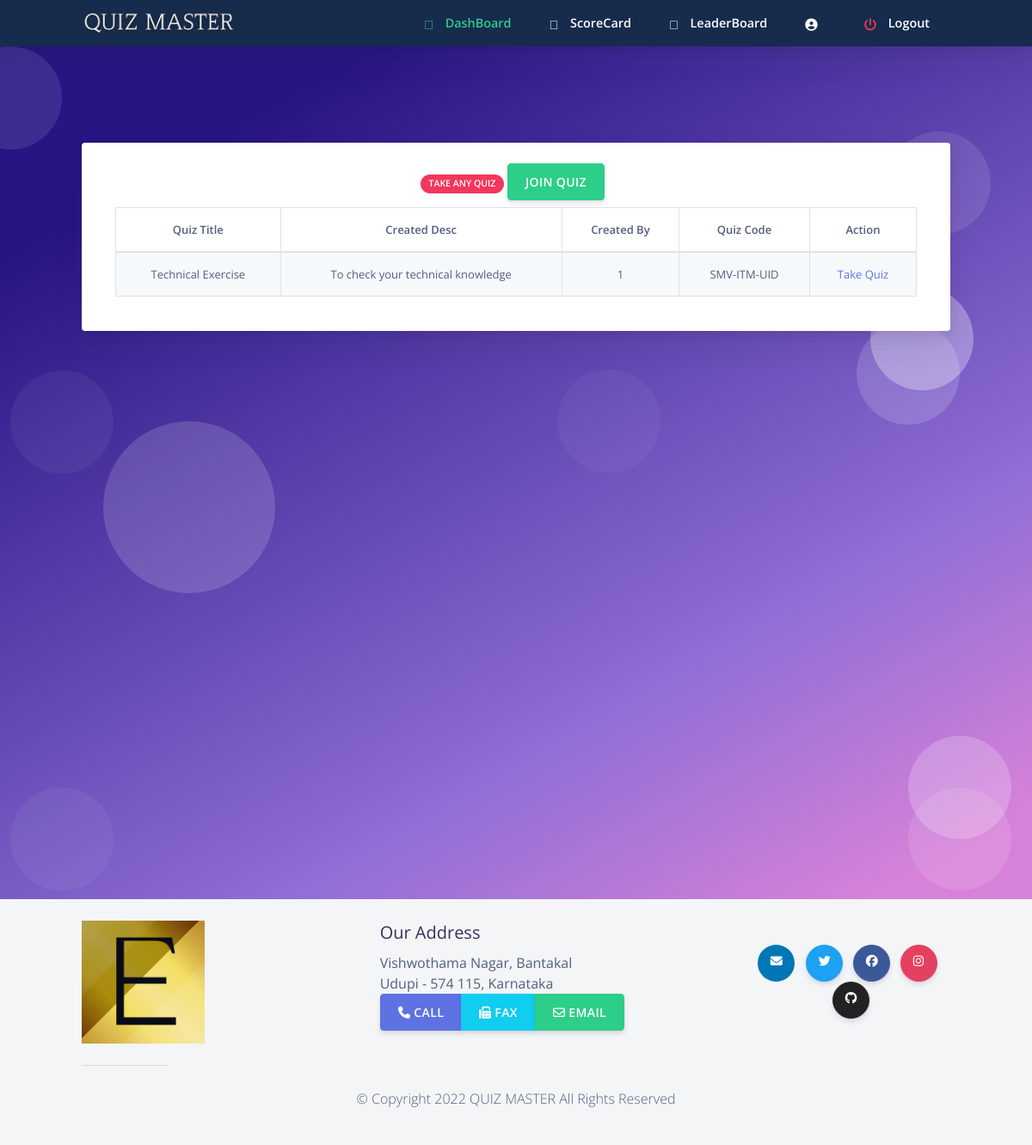
/student/home.php, run on the app's committed database.
### tables this page shows
CREATE TABLE `quiz` (
  `quizID` int(11) NOT NULL,
  `InstructorID` int(11) NOT NULL,
  `quizName` varchar(255) NOT NULL,
  `dateOpen` datetime NOT NULL,
  `dateClose` datetime NOT NULL,
  `quizDescription` varchar(255) NOT NULL,
  `quizCode` varchar(255) NOT NULL,
  `classAverage` float NOT NULL,
  `numStudents` int(4) NOT NULL
);

### student/home.php (the view, shortened to what this page needs)
<html>
<?php require ("header.php");?>
<?php
require_once 'sql.php';
$SID = $_SESSION['studentID'];
 $sql = "SELECT * FROM student where studentID = '{$SID}'";
 $res = mysqli_query($conn,$sql);
    if ($res == true) {
        global $sname;
    }
?>
  <body class="bg-white" id="top">
    <nav
      id="navbar-main"
      class="
        navbar navbar-main navbar-expand-lg
        bg-default
        navbar-light
        position-sticky
        top-0
        shadow
        py-0
      "
    >
      <div class="container">
        <ul class="navbar-nav navbar-nav-hover align-items-lg-center">
          <li class="nav-item dropdown">
            <a href="index.php" class="navbar-brand mr-lg-5 text-white">
                               <img src="../assets/img/navbar.png" />
            </a>
          </li>
        </ul>
        <div class="navbar-collapse collapse bg-default" id="navbar_global">
          <ul class="navbar-nav align-items-lg-center ml-auto">
				 <li class="nav-item">
              <a href="home.php" class="nav-link">
                <span class="text-success nav-link-inner--text font-weight-bold"
                  ><i class="text-success fad fa-home"></i> DashBoard</span
                >
              </a>
            </li>
			 <li class="nav-item">
              <a href="scorecard.php" class="nav-link">
                <span class="text-white nav-link-inner--text font-weight-bold"
                  ><i class="text-white fad fa-poll"></i> ScoreCard</span
                >
              </a>
            </li>
			 <li class="nav-item">
              <a href="leaderboard.php" class="nav-link">
                <span class="text-white nav-link-inner--text font-weight-bold"
                  ><i class="text-white fad fa-award"></i> LeaderBoard</span
                >
              </a>
            </li>
			 <li class="nav-item">
              <a href="profile.php" class="nav-link">
                <span class="text-white nav-link-inner--text font-weight-bold"
                  ><i class="text-white fas fa-user-circle"></i> <?php echo $sname ?></span
                >
              </a>
            </li>
		   <li class="nav-item">
              <a href="logout.php" class="nav-link">
                <span class="text-white nav-link-inner--text font-weight-bold"
                  ><i class="text-danger fas fa-power-off"></i> Logout</span
                >
              </a>
            </li>
          </ul>
        </div>
      </div>
    </nav>
  <section class="section section-shaped section-lg">
    <div class="shape shape-style-1 shape-primary">
      <span></span>
      <span></span>
      <span></span>
      <span></span>
      <span></span>
      <span></span>
      <span></span>
      <span></span>
      <span></span>
      <span></span>
    </div>
<div class="container">
<div class="row">
            <div class="col-sm-12 mb-3">
              <div class="card card-body bg-gradient-white text-white mt-3">
			  <div class="col-12 mx-auto text-center ">
            <span class="badge badge-danger badge-pill mb-3">Take any Quiz</span>
					  <a href="quiz-code.php" type ="btn " class="mb-1 btn btn-success pull-right">Join Quiz</a>
		  <?php
            $sql ="select *  from quiz";
            $res=mysqli_query($conn,$sql);
            if($res)
            {
                echo "<div class=\"table-responsive\" >
				<table class=\" table table-striped table-hover table-bordered text-center \">
				<thead class=\" font-weight-bold \">
				<tr>
				<td>Quiz Title</td>
				<td>Created Desc</td>
				<td>Created By</td>
				<td>Quiz Code</td>
				<td>Action</td>
				</tr>
				</thead>";
                while ($row = mysqli_fetch_assoc($res)) {
                    echo "<tr><td>".$row["quizName"]."</td>
					<td>".$row["quizDescription"]."</td>
					<td>".$row["InstructorID"]."</td>
					<td>".$row["quizCode"]."</td>
					<td><a id=\"tq\" href='findQuiz.php?code=".$row['quizCode']."'>Take Quiz</a></td></tr>";
                }
                echo "</table></div>";
            }
            ?>
          </div>
                  </div>
                </div>
              </div>
    </div>
</section>
    <?php require("footer.php");?>
</body>
</html>

### data on the page
quiz: quizName "Technical Exercise", quizDescription "To check your technical knowledge", InstructorID "1", quizCode "SMV-ITM-UID"
